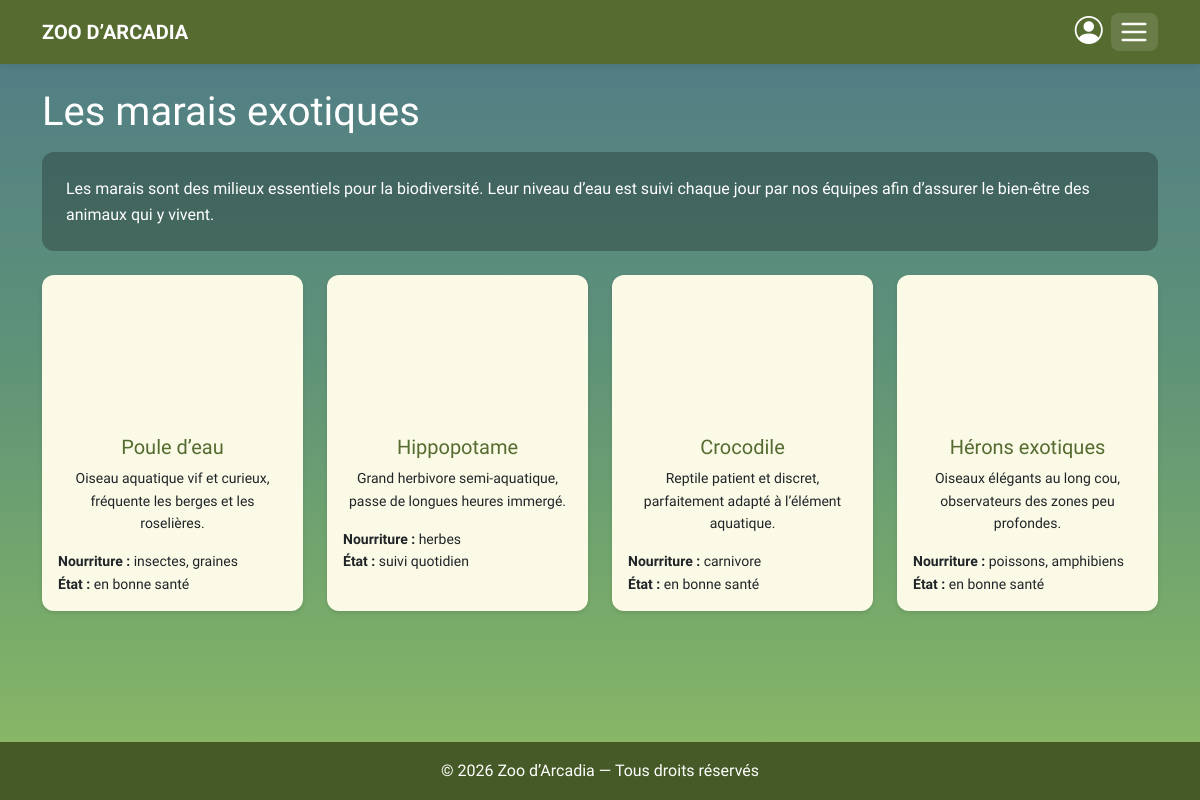
Screenshot of /marais.php with the database file from the repository.
### tables this page shows
CREATE TABLE habitats (
  id          INT UNSIGNED NOT NULL AUTO_INCREMENT,
  name        VARCHAR(100) NOT NULL,
  description TEXT         NULL,
  image       VARCHAR(255) NULL,
  created_at  DATETIME     NOT NULL DEFAULT CURRENT_TIMESTAMP,
  PRIMARY KEY (id),
  UNIQUE KEY uq_habitats_name (name)
);

CREATE TABLE animals (
  id           INT UNSIGNED NOT NULL AUTO_INCREMENT,
  name         VARCHAR(100) NOT NULL,
  species      VARCHAR(100) NOT NULL,
  description  TEXT         NULL,
  diet         VARCHAR(150) NULL,
  health_state VARCHAR(100) NULL,
  image        VARCHAR(255) NULL,
   
   
   
  image_alt    VARCHAR(255) NULL,
  habitat_id   INT UNSIGNED NOT NULL,
  created_at   DATETIME     NOT NULL DEFAULT CURRENT_TIMESTAMP,
  PRIMARY KEY (id),
  KEY idx_animals_habitat (habitat_id),
  CONSTRAINT fk_animals_habitat
    FOREIGN KEY (habitat_id) REFERENCES habitats (id) ON DELETE CASCADE
);

### includes/db.php (called while the page is built, shortened)
<?php
function db(): PDO
{
    static $pdo = null;
    if ($pdo instanceof PDO) {
        return $pdo;
    }
    $config = require __DIR__ . '/../config/config.php';
    $dsn = sprintf(
        'mysql:host=%s;port=%d;dbname=%s;charset=%s',
        $config['host'],
        $config['port'],
        $config['database'],
        $config['charset']
    );
    $pdo = new PDO($dsn, $config['user'], $config['password'], [
        PDO::ATTR_ERRMODE => PDO::ERRMODE_EXCEPTION,
        PDO::ATTR_DEFAULT_FETCH_MODE => PDO::FETCH_ASSOC,
        PDO::ATTR_EMULATE_PREPARES => false,
    ]);
    return $pdo;
}

### includes/fonctions.php (called while the page is built, shortened)
<?php
function e(?string $texte): string
{
    return htmlspecialchars($texte ?? '', ENT_QUOTES, 'UTF-8');
}

### marais.php (the view, shortened to what this page needs)
<?php
require __DIR__ . '/includes/db.php';
require __DIR__ . '/includes/fonctions.php';
$requete = db()->prepare('SELECT id, name, description FROM habitats WHERE name = ?');
$requete->execute(['Marais']);
$habitat = $requete->fetch();
$requete = db()->prepare(
    'SELECT id, name, description, diet, health_state, image, image_alt
     FROM animals
     WHERE habitat_id = ?
     ORDER BY id'
);
$requete->execute([$habitat['id']]);
$animaux = $requete->fetchAll();
require __DIR__ . '/includes/header.php';
?>
  <section class="py-4">
    <div class="container">
      <h1 class="text-white mb-3">Les marais exotiques</h1>
      <div class="intro-marais p-3 p-md-4">
        <p class="mb-0 text-white"><?= e($habitat['description']) ?></p>
      </div>
    </div>
  </section>
  <main class="pb-5">
    <div class="container">
      <div class="row row-cols-1 row-cols-sm-2 row-cols-lg-4 g-4">
        <?php foreach ($animaux as $animal): ?>
          <div class="col">
            <article class="card h-100 p-3 text-center">
              <?php if ($animal['image']): ?>
                <img src="<?= e($animal['image']) ?>"
                     alt="<?= e($animal['image_alt']) ?>"
                     class="avatar-128 mx-auto mb-3" loading="lazy" decoding="async">
              <?php endif; ?>
              <h3 class="h5 mb-2">
                <a href="animal.php?id=<?= (int) $animal['id'] ?>"
                   class="text-decoration-none btn-text-green"><?= e($animal['name']) ?></a>
              </h3>
              <p class="small mb-3"><?= e($animal['description']) ?></p>
              <ul class="list-unstyled text-start small mb-0">
                <li><strong>Nourriture :</strong> <?= e($animal['diet']) ?></li>
                <li><strong>État :</strong> <?= e($animal['health_state']) ?></li>
              </ul>
            </article>
          </div>
        <?php endforeach; ?>
      </div>
    </div>
  </main>
<?php require __DIR__ . '/includes/footer.php'; ?>

### style.css (style rules this page uses)
:root { --green-dark: #556b2f; --green-dark-rgb: 85, 107, 47; --green-laurel: #6b8e23; --green-footer: #455a26; --cream: #fafae6; --gray-light: #d3d3d3; --gray: #808080; --orange-peru: #cd853f; --orange-red: #ff4500; --brown-saddle: #8b4513; --text-dark: #1a1a1a; --text-light: #ffffff; --hover: #ffd8c9; --font-title: "Inknut Antiqua", serif; --font-body: "Averia Sans Libre", sans-serif; --radius: 12px; --shadow-sm: 0 2px 4px rgba(0, 0, 0, 0.1); --shadow-md: 0 4px 10px rgba(0, 0, 0, 0.15); }
body { margin: 0; line-height: 1.6; font-family: var(--font-body); color: var(--text-dark); background: var(--cream); min-height: 100vh; display: flex; flex-direction: column; }
main { flex: 1; }
h1, h2, h3, h4, h5 { font-family: var(--font-title); color: var(--green-dark); }
a { text-decoration: none; }
.card, .panel { background: var(--cream); border-radius: var(--radius); box-shadow: var(--shadow-sm); padding: 1rem; border: 0; }
.btn-text-green { color: var(--green-dark); transition: color 0.2s ease; }
.avatar-40, .avatar-64, .avatar-128 { border-radius: 50%; object-fit: cover; }
.avatar-128 { width: 128px; height: 128px; }
.intro-savane, .intro-jungle, .intro-marais { background: rgba(0, 0, 0, 0.25); border-radius: 12px; }
.bg-marais { background: linear-gradient( 180deg, #4f7a87 0%, #5f9378 45%, #76a96b 75%, #8ebc64 100% ); min-height: 100vh; }
.card h2, .card h3 { color: var(--green-dark); }

### rows the page displays
habitats: description "Les marais sont des milieux essentiels pour la biodiversité. Leur niveau d’eau est suivi chaque jour par nos équipes afin d’assurer le bien-être des animaux qui y vivent."
animals: image (picture), name "Poule d’eau", description "Oiseau aquatique vif et curieux, fréquente les berges et les roselières.", diet "insectes, graines", health_state "en bonne santé"
animals: image (picture), name "Hippopotame", description "Grand herbivore semi-aquatique, passe de longues heures immergé.", diet "herbes", health_state "suivi quotidien"
animals: image (picture), name "Crocodile", description "Reptile patient et discret, parfaitement adapté à l’élément aquatique.", diet "carnivore", health_state "en bonne santé"
animals: image (picture), name "Hérons exotiques", description "Oiseaux élégants au long cou, observateurs des zones peu profondes.", diet "poissons, amphibiens", health_state "en bonne santé"
